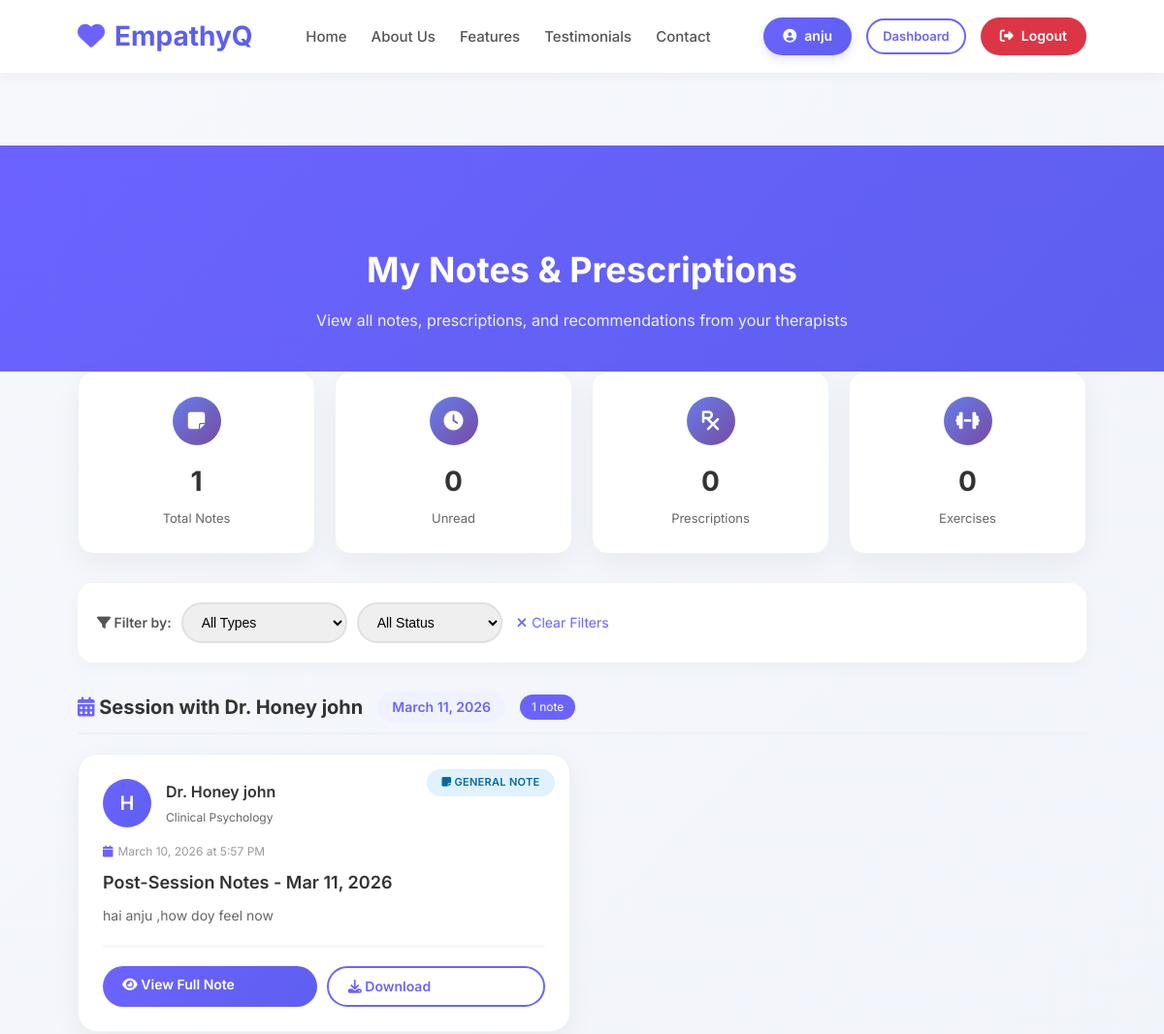
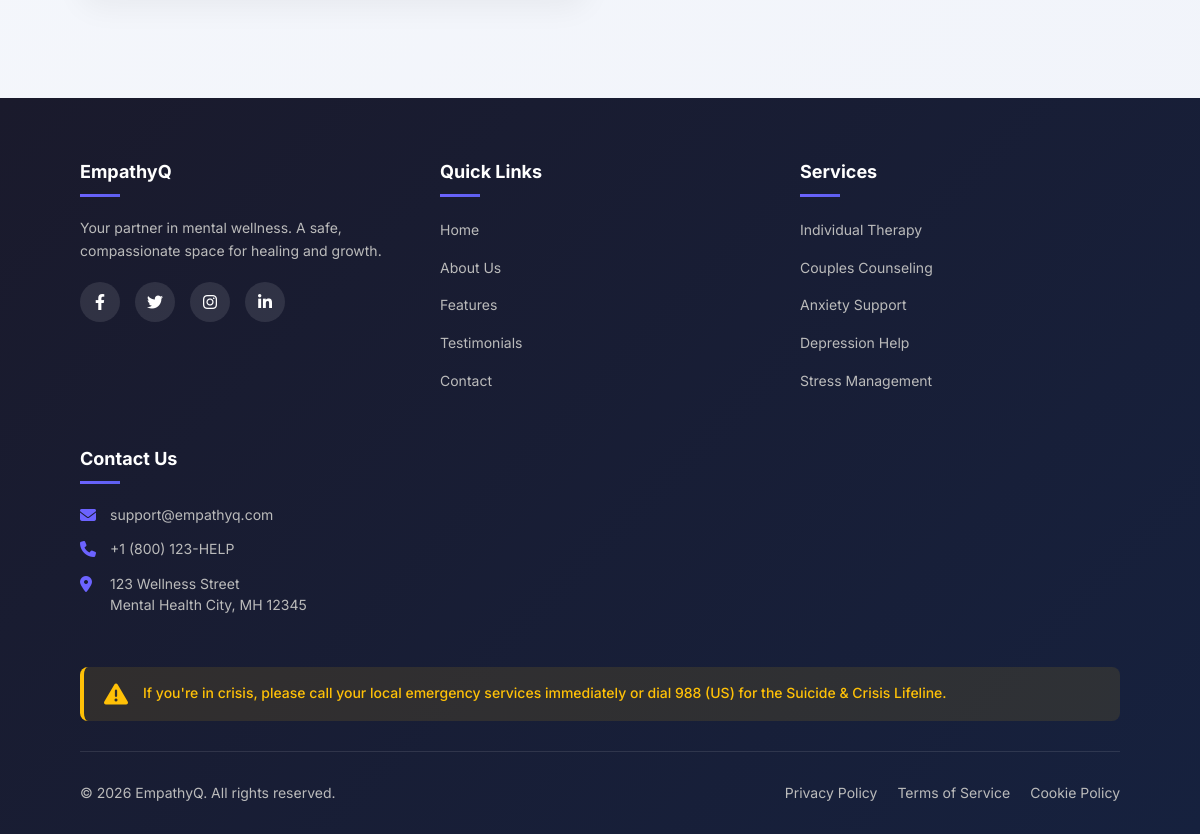
The page /user/my-notes/ (signed in) on the database its author committed (2 pictures, top to bottom).
### accounts/models.py (models this page shows, shortened)
class User(AbstractUser):
    USER = 'user'
    EXPERT = 'expert'
    ADMIN = 'admin'
    ROLE_CHOICES = [
        (USER, 'User'),
        (EXPERT, 'Expert'),
        (ADMIN, 'Admin'),
    ]
    role = models.CharField(
        max_length=10,
        choices=ROLE_CHOICES,
        default=USER
    )
    is_blocked = models.BooleanField(default=False, help_text="Designates whether the user is blocked by admin")
    blocked_reason = models.TextField(blank=True, null=True, help_text="Reason for blocking the user")
    blocked_at = models.DateTimeField(null=True, blank=True)
    blocked_by = models.ForeignKey('self', on_delete=models.SET_NULL, null=True, blank=True, related_name='blocked_users')

### user/models.py (models this page shows, shortened)
class SessionBooking(models.Model):
    STATUS_CHOICES = [
        ('pending', 'Pending'),
        ('confirmed', 'Confirmed'),
        ('paid', 'Paid'),  # ADD THIS LINE
        ('completed', 'Completed'),
        ('cancelled', 'Cancelled'),
        ('no_show', 'No Show'),
        ('rescheduled', 'Rescheduled'),
    ]
    PAYMENT_STATUS = [
        ('pending', 'Pending'),
        ('paid', 'Paid'),
        ('refunded', 'Refunded'),
        ('free', 'Free Session'),
    ]
    MEETING_PLATFORM_CHOICES = [
        ('google_meet', 'Google Meet'),
        ('jitsi', 'Jitsi Meet'),
        ('zoom', 'Zoom'),
        ('custom', 'Custom Link'),
    ]
    user = models.ForeignKey(User, on_delete=models.CASCADE, related_name='booked_sessions')
    therapist = models.ForeignKey(Therapist, on_delete=models.CASCADE, related_name='sessions')
    category = models.ForeignKey(SessionCategory, on_delete=models.CASCADE)
    booking_date = models.DateField()
    booking_time = models.TimeField()
    duration_minutes = models.IntegerField(default=60)
    status = models.CharField(max_length=20, choices=STATUS_CHOICES, default='pending')
    notes = models.TextField(blank=True, null=True)
    meeting_link = models.URLField(blank=True, null=True)
    meeting_platform = models.CharField(max_length=20, choices=MEETING_PLATFORM_CHOICES, default='jitsi')
    meeting_id = models.CharField(max_length=100, blank=True, null=True)
    meeting_password = models.CharField(max_length=50, blank=True, null=True)
    consultation_fee = models.DecimalField(max_digits=10, decimal_places=2, default=0)
    payment_status = models.CharField(max_length=20, choices=PAYMENT_STATUS, default='pending')
    payment_id = models.CharField(max_length=100, blank=True, null=True)
    created_at = models.DateTimeField(auto_now_add=True)
    updated_at = models.DateTimeField(auto_now=True)
    confirmed_at = models.DateTimeField(null=True, blank=True)
    completed_at = models.DateTimeField(null=True, blank=True)
    cancelled_at = models.DateTimeField(null=True, blank=True)
    cancellation_reason = models.TextField(blank=True, null=True)
    cancelled_by = models.CharField(max_length=20, choices=[
        ('user', 'User'),
        ('expert', 'Expert'),
        ('admin', 'Admin'),
        ('system', 'System'),
    ], null=True, blank=True)
    original_booking_id = models.ForeignKey('self', on_delete=models.SET_NULL, null=True, blank=True, related_name='rescheduled_sessions')
    reschedule_count = models.IntegerField(default=0)
    class Meta:
        ordering = ['-booking_date', '-booking_time']
        unique_together = ['therapist', 'booking_date', 'booking_time']
        indexes = [
            models.Index(fields=['user', 'status']),
            models.Index(fields=['therapist', 'status']),
            models.Index(fields=['booking_date', 'status']),
            models.Index(fields=['meeting_id']),
        ]

class Therapist(models.Model):
    name = models.CharField(max_length=200)
    email = models.EmailField()
    phone = models.CharField(max_length=20, blank=True)
    specialization = models.CharField(max_length=200)
    bio = models.TextField()
    profile_image = models.ImageField(upload_to='therapists/', blank=True, null=True)
    categories = models.ManyToManyField(SessionCategory, related_name='therapists')
    is_available = models.BooleanField(default=True)
    rating = models.FloatField(default=0.0)
    total_sessions = models.IntegerField(default=0)
    created_at = models.DateTimeField(auto_now_add=True)

### expert/models.py (models this page shows, shortened)
class SessionNote(models.Model):
    NOTE_TYPES = [
        ('prescription', 'Prescription'),
        ('recommendation', 'Recommendation'),
        ('exercise', 'Exercise/Homework'),
        ('referral', 'Referral'),
        ('follow_up', 'Follow-up Note'),
        ('general', 'General Note'),
    ]
    session = models.OneToOneField(
        'user.SessionBooking',
        on_delete=models.CASCADE,
        related_name='expert_notes'
    )
    therapist = models.ForeignKey(
        'user.Therapist',
        on_delete=models.CASCADE,
        related_name='session_notes'
    )
    user = models.ForeignKey(
        settings.AUTH_USER_MODEL,
        on_delete=models.CASCADE,
        related_name='received_session_notes'
    )
    note_type = models.CharField(max_length=20, choices=NOTE_TYPES, default='general')
    title = models.CharField(max_length=200)
    content = models.TextField()
    medication_name = models.CharField(max_length=200, blank=True, null=True)
    dosage = models.CharField(max_length=100, blank=True, null=True)
    frequency = models.CharField(max_length=100, blank=True, null=True)
    duration = models.CharField(max_length=100, blank=True, null=True)
    exercise_name = models.CharField(max_length=200, blank=True, null=True)
    exercise_instructions = models.TextField(blank=True, null=True)
    exercise_duration = models.CharField(max_length=100, blank=True, null=True)
    attachment = models.FileField(upload_to='session_notes/%Y/%m/', blank=True, null=True)
    is_read = models.BooleanField(default=False)
    is_important = models.BooleanField(default=False)
    created_at = models.DateTimeField(auto_now_add=True)
    updated_at = models.DateTimeField(auto_now=True)
    class Meta:
        ordering = ['-created_at']
        indexes = [
            models.Index(fields=['session', 'created_at']),
            models.Index(fields=['user', 'is_read']),
        ]

### user/views.py (the view)
# urls.py: path('my-notes/', views.my_notes, name='my_notes'),
@login_required
def my_notes(request):
    try:
        from expert.models import SessionNote
        notes = SessionNote.objects.filter(
            user=request.user
        ).select_related('session', 'therapist', 'session__category').order_by('-created_at')
        print(f"Found {notes.count()} notes for user {request.user.username}")
        for note in notes:
            print(f"Note ID: {note.id}, Title: {note.title}, Type: {note.note_type}, Created: {note.created_at}")
        unread_notes = notes.filter(is_read=False)
        unread_count = unread_notes.count()
        unread_notes.update(is_read=True)
        notes_by_session = {}
        for note in notes:
            session_id = note.session.id if note.session else f"unknown_{note.id}"
            if session_id not in notes_by_session:
                notes_by_session[session_id] = {
                    'session': note.session,
                    'notes': []
                }
            notes_by_session[session_id]['notes'].append(note)
        prescription_count = notes.filter(note_type='prescription').count()
        recommendation_count = notes.filter(note_type='recommendation').count()
        exercise_count = notes.filter(note_type='exercise').count()
        recent_notes = notes[:3]
        context = {
            'notes': notes,
            'notes_by_session': notes_by_session,
            'unread_count': unread_count,
            'total_count': notes.count(),
            'prescription_count': prescription_count,
            'recommendation_count': recommendation_count,
            'exercise_count': exercise_count,
            'recent_notes': recent_notes,
        }
        return render(request, 'user/my_notes.html', context)
    except Exception as e:
        print(f"Error in my_notes: {str(e)}")
        import traceback
        traceback.print_exc()
        messages.error(request, f'Error loading notes: {str(e)}')
        return redirect('accounts:user_dashboard')

### user/templates/user/my_notes.html (shortened to what this page needs)
{% extends 'base.html' %}
{% block content %}
<div class="page-header">
    <h1>My Notes & Prescriptions</h1>
    <p>View all notes, prescriptions, and recommendations from your therapists</p>
</div>
<div class="container">
    <div class="stats-grid">
        <div class="stat-card">
            <div class="stat-icon"><i class="fas fa-sticky-note"></i></div>
            <div class="stat-value">{{ total_count|default:"0" }}</div>
            <div class="stat-label">Total Notes</div>
        </div>
        <div class="stat-card">
            <div class="stat-icon"><i class="fas fa-clock"></i></div>
            <div class="stat-value">{{ unread_count|default:"0" }}</div>
            <div class="stat-label">Unread</div>
        </div>
        <div class="stat-card">
            <div class="stat-icon"><i class="fas fa-prescription"></i></div>
            <div class="stat-value">{{ prescription_count|default:"0" }}</div>
            <div class="stat-label">Prescriptions</div>
        </div>
        <div class="stat-card">
            <div class="stat-icon"><i class="fas fa-dumbbell"></i></div>
            <div class="stat-value">{{ exercise_count|default:"0" }}</div>
            <div class="stat-label">Exercises</div>
        </div>
    </div>
    <div class="filters">
        <div class="filter-group">
            <span class="filter-label"><i class="fas fa-filter"></i> Filter by:</span>
            <select class="filter-select" id="typeFilter" onchange="filterNotes()">
                <option value="all">All Types</option>
            </select>
            <select class="filter-select" id="statusFilter" onchange="filterNotes()">
                <option value="all">All Status</option>
            </select>
        </div>
        <a href="#" class="clear-filter" onclick="clearFilters(event)"><i class="fas fa-times"></i> Clear Filters</a>
    </div>
    {% if notes_by_session %}
        {% for session_id, session_data in notes_by_session.items %}
            <div class="session-group" data-session-id="{{ session_id }}">
                <div class="session-header">
                    <h2>
                        <i class="fas fa-calendar-alt" style="color: #6c63ff;"></i>
                        Session with Dr. {{ session_data.session.therapist.name }}
                    </h2>
                    <span class="session-date">{{ session_data.session.booking_date|date:"F j, Y" }}</span>
                    <span class="session-badge">{{ session_data.notes|length }} note{{ session_data.notes|pluralize }}</span>
                </div>
                <div class="notes-grid">
                    {% for note in session_data.notes %}
                        <div class="note-card {% if not note.is_read %}unread{% endif %} {% if note.is_important %}important{% endif %}"
                             data-note-type="{{ note.note_type }}"
                             data-is-read="{{ note.is_read|lower }}"
                             data-is-important="{{ note.is_important|lower }}">
                            <span class="note-type type-{{ note.note_type }}">
                                <i class="fas
                                    {% if note.note_type == 'prescription' %}fa-prescription
                                    {% elif note.note_type == 'recommendation' %}fa-check-circle
                                    {% elif note.note_type == 'exercise' %}fa-dumbbell
                                    {% elif note.note_type == 'referral' %}fa-hand-holding-heart
                                    {% elif note.note_type == 'follow_up' %}fa-clock
                                    {% else %}fa-sticky-note
                                    {% endif %}">
                                </i>
                                {{ note.get_note_type_display }}
                            </span>
                            <div class="note-header">
                                <div class="therapist-avatar">
                                    {{ note.therapist.name|first|upper }}
                                </div>
                                <div class="therapist-info">
                                    <h4>Dr. {{ note.therapist.name }}</h4>
                                    <p>{{ note.therapist.specialization|default:"Mental Health Professional" }}</p>
                                </div>
                            </div>
                            <div class="note-date">
                                <i class="fas fa-calendar"></i> {{ note.created_at|date:"F j, Y" }} at {{ note.created_at|time:"g:i A" }}
                            </div>
                            <h3 class="note-title">{{ note.title }}</h3>
                            <div class="note-preview">{{ note.content|truncatechars:150 }}</div>
                            <div class="note-actions">
                                <a href="{% url 'user:view_note' note.id %}" class="btn btn-primary">
                                    <i class="fas fa-eye"></i> View Full Note
                                </a>
                                {% if note.attachment %}
                                    <a href="{% url 'user:download_note_attachment' note.id %}" class="btn btn-outline">
                                        <i class="fas fa-download"></i> Download
                                    </a>
                                {% endif %}
                            </div>
                        </div>
                    {% endfor %}
                </div>
            </div>
        {% endfor %}
    {% endif %}
</div>
{% endblock %}

### templates/includes/navbar.html (shortened to what this page needs)
{% load static %}
<nav class="navbar">
    <div class="container nav-container">
        <a href="{% url 'accounts:index' %}" class="logo">
            <i class="fas fa-heart"></i> EmpathyQ
        </a>
        <ul class="nav-links">
            <li><a href="{% url 'accounts:index' %}#home">Home</a></li>
            <li><a href="{% url 'accounts:index' %}#about">About Us</a></li>
            <li><a href="{% url 'accounts:index' %}#features">Features</a></li>
            <li><a href="{% url 'accounts:index' %}#testimonials">Testimonials</a></li>
            <li><a href="{% url 'accounts:index' %}#contact">Contact</a></li>
        </ul>
        <div class="user-actions">
            {% if user.is_authenticated %}
                {% if user.is_superuser %}
                <span class="user-badge">
                    <i class="fas fa-user-shield"></i> {{ user.username }}
                </span>
                <a href="{% url 'accounts:admin_dashboard' %}" class="btn btn-outline btn-sm">Dashboard</a>
                {% elif user.role == 'expert' %}
                <span class="user-badge">
                    <i class="fas fa-user-md"></i> Dr. {{ user.get_full_name|default:user.username }}
                </span>
                <a href="{% url 'accounts:expert_dashboard' %}" class="btn btn-outline btn-sm">Dashboard</a>
                {% elif user.role == 'user' %}
                <span class="user-badge">
                    <i class="fas fa-user-circle"></i> {{ user.username }}
                </span>
                <a href="{% url 'accounts:user_dashboard' %}" class="btn btn-outline btn-sm">Dashboard</a>
                {% endif %}
                <a href="{% url 'accounts:logout' %}" class="logout-btn">
                    <i class="fas fa-sign-out-alt"></i> Logout
                </a>
            {% else %}
                <a href="{% url 'accounts:login' %}" class="btn btn-outline">Login</a>
                <a href="{% url 'accounts:user_register' %}" class="btn btn-primary">Get Started</a>
            {% endif %}
        </div>
    </div>
</nav>

### rows shown on the page
User: username "anju"
SessionBooking: session.therapist.name "Honey john", session.booking_date "March 11, 2026", notes|length "1"
SessionNote: note_type "GENERAL NOTE", therapist.name|first "H", therapist.name "Honey john", therapist.specialization "Clinical Psychology", created_at "March 10, 2026", created_at "5:57 PM", title "Post-Session Notes - Mar 11, 2026", content "hai anju ,how doy feel now", shows "Download"

### other values the page prints
{{ total_count|default:"0" }} "1"
{{ unread_count|default:"0" }} "0"
{{ prescription_count|default:"0" }} "0"
{{ exercise_count|default:"0" }} "0"
